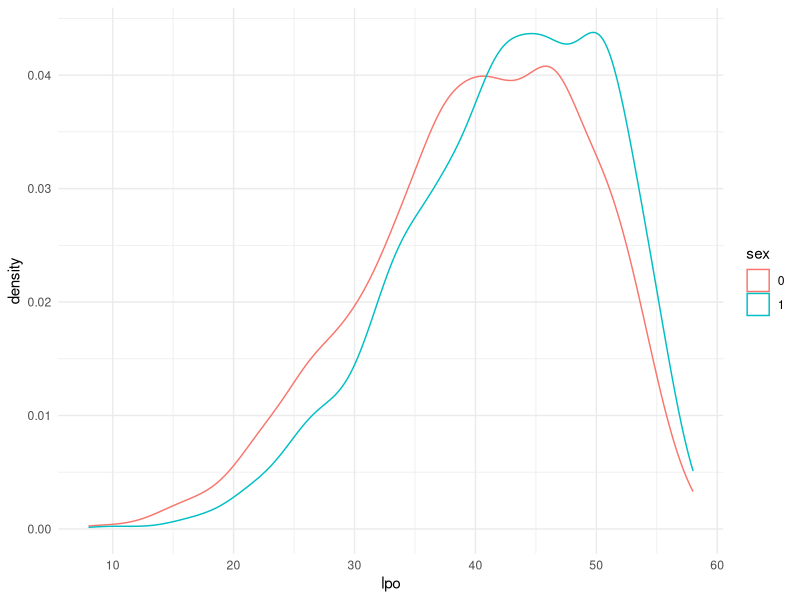
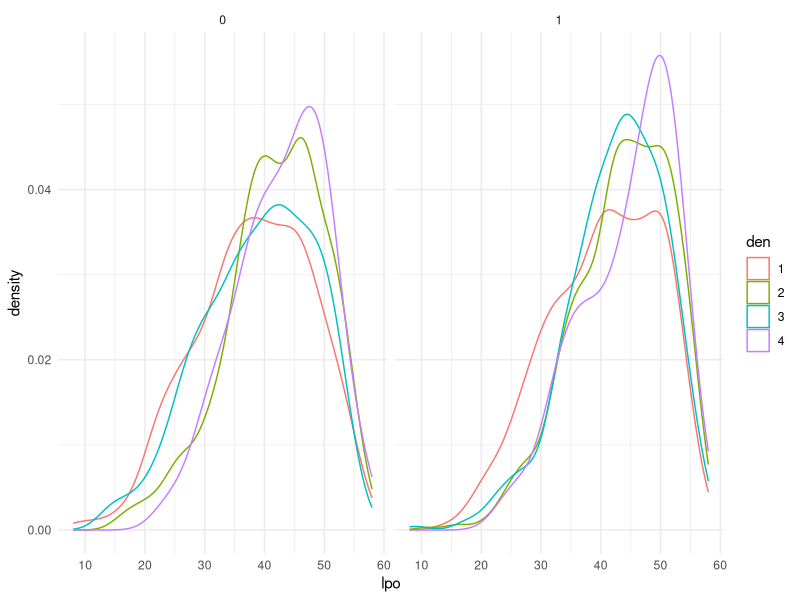

These charts were generated, in order, by the following R code:
## ---- chunk 1
#| echo: false
#| message: false
#| warning: false

library(tidyverse)
theme_set(theme_minimal())
library(lme4)
# install.packages("mice")
library(mice)
data("brandsma", package = "mice")
df <- brandsma %>% select(sch, lpo, sex, den)

df %>% glimpse()
df %>% summary()

# there is NA data so we filter those out 
df <- df %>% na.omit()
df %>% glimpse()
df %>% summary()

# add a new column of participant id 
# and make the other things into factors 
df <- df %>% mutate(sch = as.factor(sch), 
              sex = as.factor(sex), 
              den = as.factor(den)) %>% 
  mutate(pid = 1:nrow(df))

df %>% summary()
## ---- chunk 2
#| code-fold: true
#| layout-ncol: 2

df %>% ggplot(aes(x = lpo, color = sex)) + 
  geom_density()

df %>% ggplot(aes(x = lpo, color = den)) + 
  geom_density() + 
  facet_wrap(~sex)
## ---- chunk 3
lmer(lpo ~ 1 + den +  (1 | den), data = df)
## ---- chunk 4
lmer(lpo ~ 1 + sex + den + (1 | 1 + sex + den), data = df)
